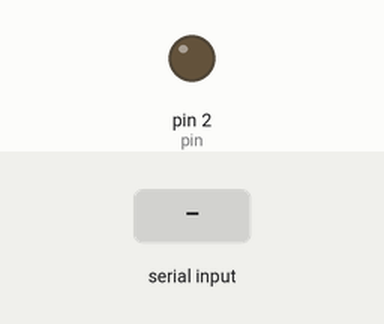
The sketch below on a simulated Arduino Nano Every. On the bench: output pins drawn as LEDs (lit = HIGH). Inputs (shaded band) come from the test bench. Storage starts empty; what the sketch prints to the serial monitor is not drawn.

Above: at 1.2 s.
1.3 s: "+RCV\n" received over the second serial link
At 2.35 s:
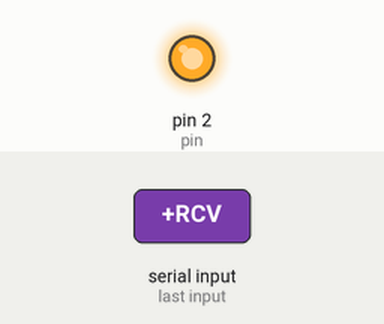
3.9 s: "DA,1\n" received over Serial
5.4 s: "ID\n" received over Serial
Timing chart, 0 to 8.4 s (numbered marks = the images above; inputs shaded):
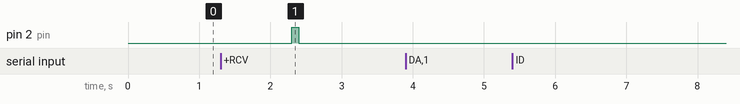

Measured:
- after the input at 1.3 s, pin 2 (pin): LOW → HIGH after 1.0 s, → LOW 0.10 s later
- after the input at 3.9 s, every drawn part: stays the same
- after the input at 5.4 s, every drawn part: stays the same

The sketch:

Receiver.ino
```cpp
/**************************************************************************/
/*!
    @file     Reciever.ino
    @author   Thomas Knepshield & Sage Bonfield (POWR Rocket Capstone Project (UNCG Spring 2022))
    Some code used for data logging and Reyax recieve parsing derived from library examples.

    Code for POWR Rocket implementing the following sensors:
    1.Adafruit MicroSD card Breakout --- https://www.adafruit.com/product/254
      1.1. I used a 32 gb SD card but any size works
    2. Reyax RYLR 890 LoRa Module --- https://www.amazon.com/gp/product/B07NB3BK5H/ref=ox_sc_saved_image_4?smid=A2M9CC26G0VWTA&psc=1
     Do not buy anything (other than Reyax Module) with headers unless you want the reciever on a breadboard.
    Other Useful Things:
    1. Wires --> https://www.amazon.com/dp/B07TX6BX47?psc=1&ref=ppx_yo2ov_dt_b_product_details
    2. Bread Boards --> https://www.amazon.com/dp/B01EV6LJ7G?psc=1&ref=ppx_yo2ov_dt_b_product_details
    3. Serial Adapter --> https://www.amazon.com/dp/B00LODGRV8?psc=1&ref=ppx_yo2ov_dt_b_product_details
    4. Soder Set (Random one found) --> https://www.amazon.com/dp/B08R3515SF/ref=cm_sw_r_tw_dp_84MB274FP0PBHQ0C8E53
    5. Wire Strippers --> https://www.amazon.com/dp/B000JNNWQ2/ref=cm_sw_r_tw_dp_FKMH2KSDEG139P8VXCN3
    6. LED lights --> https://www.amazon.com/dp/B06XPV4CSH/ref=cm_sw_r_tw_dp_2Z13Y5QNM745NK9KX8ZM
    Arduino Board Used:
    1. Arduino Nano Every --- https://store-usa.arduino.cc/products/arduino-nano-every
      1.1. Arduino Nano will work, but the every is better.
  Pinouts:
    1. MicroSD card Breakout
      5v  --> 5v
      GND --> GND
      CLK --> D13
      DO  --> D12
      DI  --> D11
      CS  --> (chipSelect) D10
    2. LoRa Module
      VDD --> 3.3v
      GND --> GND
      TX  --> D8
    3. LED Lights
      D2 and GND for Recieving
    Reyax AT Commands:
    Done in the serial monitor (in tools) using a Serial Adapter. Change Baud to 115200 and "Both NL & CR".
      1. AT
      2. AT+RESET
      3. AT+ADDRESS=1 (Change this number to your favorite number. Do not use 1 or the same number as the transmitter)
         This is the recieving address so you have to change the code in transmitter.ino at AT+SEND= to equal this number
      4. AT+IPR=38400
      5. AT+PARAMETER=12,4,1,7
      6. AT (Change baud rate to 38400 before doing this. Should get +OK)
    Description
        This code will recieve data from a Reyax RYLR 890 module and save it to an SD card.
        LoRa reciever with selected parameter space will recieve data from a transmitter with a max of 4.5 - 8km without any objects in the way.
        This code will print the recieved data to the seial monitor along with the setup lines to verify everything is working.
        Using RX/TX pins on the Arduino Nano Every will not work so SoftwareSerial must be used for transmissions.
        LED will blink once the code starts recieving data. Each blink is a revieved data point.
        It will then parse the data into comma separated values for easier processing.
    Tips
       If any errors pop up it could be from incorrect wiring, failed boot or broken sensors. Incorrect wiring is a very common issue.
       Also make sure you do not have any soder touching a reset pin. That will cause issues.
    v1.0 - First release
    UNCG, POWR Rocket project members, arduino and relevant parties are not responsible for any action that results in harm due to this project.
    If you do recreate this project, let me know on Twitter (@tknep3) so I can follow along with your project and keep up with improvements.
    Please send me your data so I can use it for future research.
*/
/**************************************************************************/

#include <SoftwareSerial.h>
#include <SPI.h>
#include <SD.h>

SoftwareSerial Reyax(8, 9); // RX, TX

#define pin 2

int chipSelect = 10;

String inputString = ""; //string to hold incoming data
String commandString = ""; // becomes the input string through getCommand()
String id = "EverAr1"; // identifier for the arduino. Max is 8 bytes, including terminating byte.

int dataLimit = 10; //limit to counter "current"
int current = 0; //counter for loop() iterations

bool stringComplete = false;


void setup() {
  pinMode(pin, OUTPUT);
  Serial.begin(9600);
  Reyax.begin(38400);

  Serial.print("Initializing SD card...");
  // see if the card is present and can be initialized:
  if (!SD.begin(chipSelect)) {
    Serial.println("Card failed, or not present");
    // don't do anything more:
    while (1);
  }
  Serial.println("card initialized.");
}

void loop() {
  if (Reyax.available()) {
    String received = Reyax.readString();

    digitalWrite(pin, HIGH);   // turn the LED on signaling data is recieved
    delay(100);                       // wait for 1/10
    digitalWrite(pin, LOW);

    if (received.indexOf("+RCV") >= 0) {
      int parser, parser_1, parser_2, parser_3;
      parser = received.indexOf(",");
      parser_1 = received.indexOf(",", parser + 1);
      parser_2 = received.indexOf(",", parser_1 + 1);
      parser_3 = received.indexOf(",", parser_2 + 1);
      int lenMessage = received.substring(parser + 1, parser_1).toInt();

      String message = received.substring(parser_1 + 1, parser_1 + lenMessage + 1);

      Serial.print("Recived message: ");
      Serial.println(message);

      // open the file
      File dataFile = SD.open("datalog.csv", FILE_WRITE); // Open file (1 can be open at a time)

      if (dataFile) { // if the file is available, write to it:
        dataFile.println(message); // Write data to SD card
        dataFile.close(); // Close the file
      }
      // if the file isn't open, error
      else {
        Serial.println("error opening datalog.txt");
      }
    }
  }
  if (stringComplete) {
    getCommand();
    if (commandString.equals("DA") && stringComplete == true) {
      File dataFile = SD.open("datalog.csv", FILE_READ);
      // read from the file until there's nothing else in it:
      while (dataFile.available()) {
        dataFile.read();
      }
      dataFile.close();

      //ending conditions
      stringComplete = false;
      inputString = "";

    } else if (commandString.equals("ID") && stringComplete == true) {
      Serial.println(id);
      stringComplete = false;
      inputString = "";
    } else {
      // string does not equal one of the desired strings
      // or stringComplete was made false already
      stringComplete = false;
    }
  } else { // if stringComplete is false
    serialEvent();
  }
}

/* Used to extract substrings from inputString to be tested on in loop().
   If the substring is of length 0, function is left.
*/
void getCommand() {
  if (inputString.length() > 0) {
    if (inputString.equals("ID\n") || inputString.equals("DA\n")) {
      commandString = inputString.substring(0, 2);
    } else {
      Serial.println("Input is not valid.");
      stringComplete = false;
      inputString = "";
    }
  }
}

/* Detects if there are bytes available to be read.
    If no bytes, leave the function.
    Else, read the new bytes and append each to inputString.
*/
void serialEvent() {
  while (Serial.available()) {
    //get the new byte
    char inChar = (char)Serial.read();
    // add to input string
    inputString += inChar;
    // test if the last character has been read,
    // if so, string is complete
    if (inChar == '\n') {
      stringComplete = true;
    }
  }
}
```
